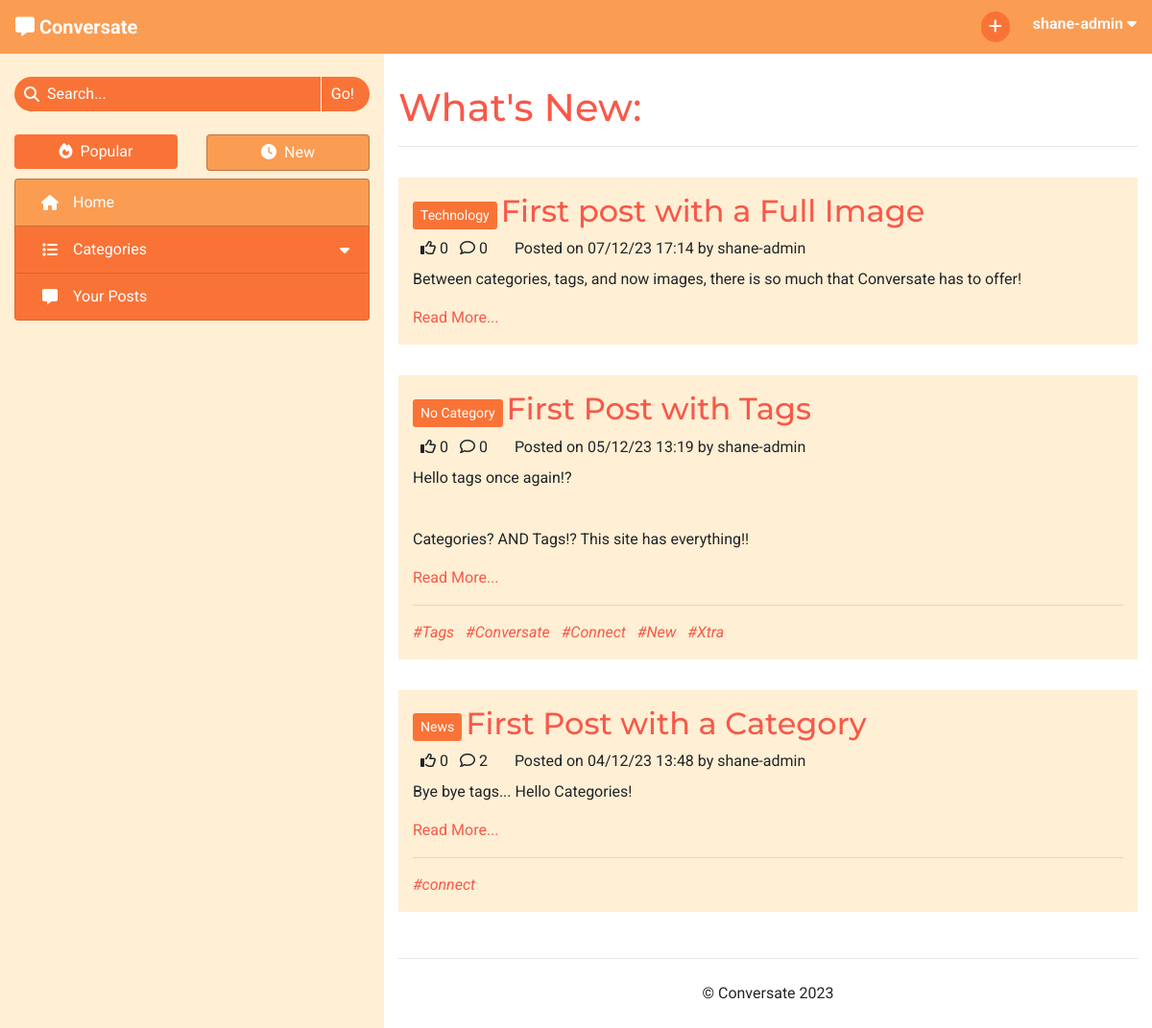
The app's page / (signed in), older data.
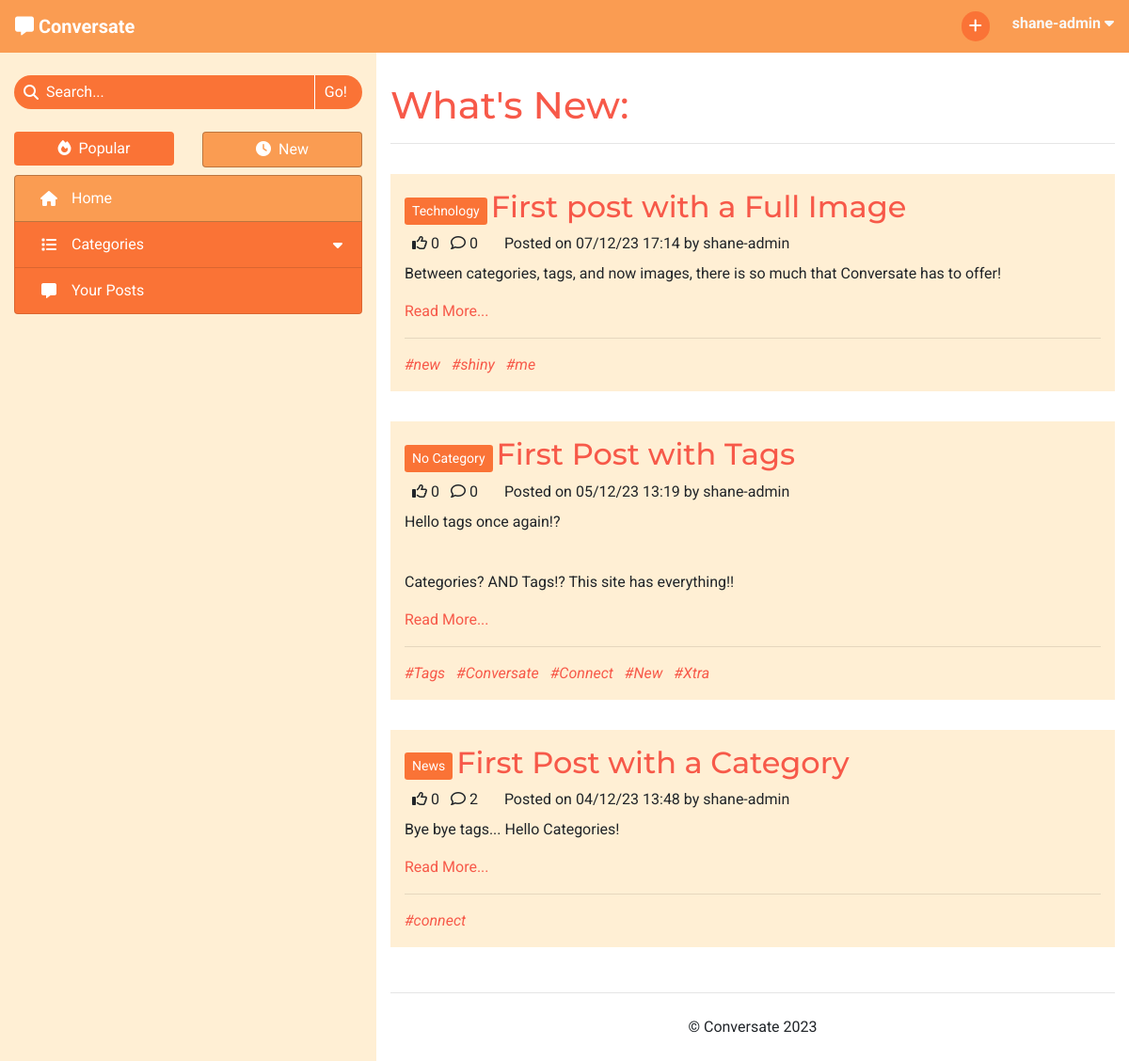
The same page, newer data.
### forum/models.py (models this page shows, shortened)
class Post(models.Model):
    title = models.CharField(max_length=100)
    slug = models.SlugField(max_length=100, unique=True)
    category = models.ForeignKey(Category, on_delete=models.CASCADE,
                                 related_name='tagged_posts')
    image = CloudinaryField('image', blank=True)
    image_position = models.IntegerField(blank=True, null=True)
    posted_by = models.ForeignKey(User, on_delete=models.CASCADE,
                                  related_name='added_posts')
    posted_on = models.DateTimeField(auto_now_add=True)
    content = models.TextField()
    tags = models.CharField(max_length=200, blank=True)
    edited = models.BooleanField(default=False)
    likes = models.ManyToManyField(User, related_name='post_likes', blank=True)
    approved = models.BooleanField(default=False)
    class Meta:
        ordering = ['-posted_on']
    def number_of_likes(self):
        return self.likes.count()
    def number_of_comments(self):
        return self.comments.count()
    def tag_list(self):
        tags_separate = self.tags.split('#')
        tags_separate.pop(0)
        return tags_separate

class Category(models.Model):
    name = models.CharField(max_length=30, unique=True)
    slug = models.SlugField(max_length=30, unique=True)
    icon = models.CharField(max_length=30, default="fa-tag")
    def __str__(self):
        return self.name
    def number_of_posts(self):
        return self.tagged_posts.count()

### forum/views.py (the view)
# urls.py: path('', views.ListPosts.as_view(), name='home'),
class ListPosts(View):
    def get(self, request):
        if not request.user.is_authenticated:
            return redirect('/accounts/login')
        posts = Post.objects.all()
        context = get_post_list_context(request, posts)
        user_profile = get_profile(request.user)
        if user_profile.sort_by_new:
            context['heading'] = "What's New"
        else:
            context['heading'] = "What's Trending"
        context['selected_tab'] = 'Home'
        return render(
            request,
            'post_list.html',
            context,
        )

### forum/core/categories.py (called while the page is built)
def get_top_categories(limit=CATEGORY_COLLAPSIBLE_LIMIT):
    categories = list(Category.objects
                      .annotate(num_posts=Count('tagged_posts'))
                      .filter(num_posts__gt=0)
                      .order_by('-num_posts'))
    num_categories = len(categories)
    category_none = Category.objects.get(slug='none')
    if category_none in categories:
        categories.remove(category_none)
    return {
        'num_categories': num_categories,
        'top_categories': categories[:limit],
        'has_more_categories': (len(categories) > limit)
    }

### forum/core/content.py (called while the page is built)
def get_base_context(request):
    context = get_top_categories()
    context['disable_sort'] = True
    return context

def get_post_list_context(request, post_list):
    context = get_base_context(request)
    user_profile = get_profile(request.user)
    sort_by_new = user_profile.sort_by_new
    posts_sorted = sort_posts(post_list, sort_by_new)
    context.update(get_paginated_items(request, posts_sorted, POSTS_PER_PAGE))
    context['disable_sort'] = False
    return context

### templates/post_list.html (shortened to what this page needs)
{% extends "base.html" %}
{% block content %}
<h1>{{ heading }}:</h1>
<hr>
{% for post in item_list %}
    <div class="row post">
        <div class="post-title col-12">
            <a href="{% url 'categories' post.category.slug %}" class="btn btn-sm category align-middle">{{ post.category }}</a>
            <a href="{% url 'view_post' post.slug %}" class="anchor-no-style">
                <h2 class="d-inline-block align-middle">{{ post.title }}</h2>
            </a>
        </div>
        <div class="col-12">
            {% if user in post.likes.all %}
                <i class="fa-solid fa-thumbs-up ml-2"></i>
            {% else %}
                <i class="fa-regular fa-thumbs-up ml-2"></i>
            {% endif %}
            {{ post.number_of_likes }}
            <i class="fa-regular fa-comment ml-2"></i>
            {{ post.number_of_comments }}
            <p class="d-inline ml-4">Posted on {{ post.posted_on|date:"d/m/y G:i" }} by {{ post.posted_by }}</p>
        </div>
        <div class="col-12">
            <div class="mt-2">{{ post.content|safe }}</div>
            <a href="{% url 'view_post' post.slug %}">Read More...</a>
        </div>
        {% if post.tags %}
            <div class="col-12">
                <hr>
                {% for tag in post.tag_list %}
                    <a class="tag-list-item mr-2 anchor-no-style" href="{% url 'search_tag' tag %}">
                        <em>#{{ tag }}</em>
                    </a>
                {% endfor %}
            </div>
        {% endif %}
    </div>
{% endfor %}
{% endblock content %}

Row changes from the older to the newer data that the page shows:
changed Post "First post with a Full Image": tags empty → "#new#shiny#me" (drawn)
Text that changed along with them:
new list line: "# new"
new list line: "# shiny"
new list line: "# me"
